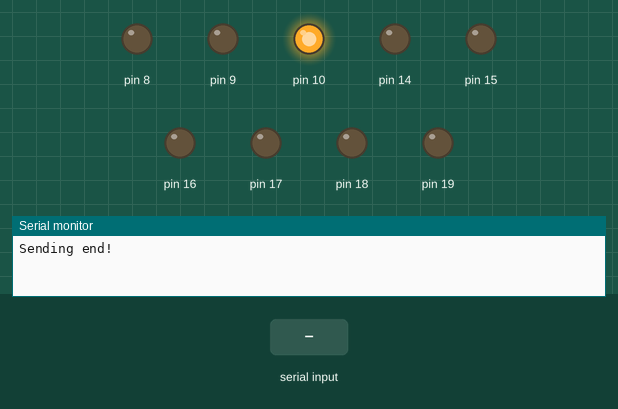
Recording of a sketch running on a simulated Arduino Uno, built with avr-gcc and run on an emulated ATmega328P. On the bench: output pins drawn as LEDs (lit = HIGH), the last lines printed to the serial monitor. Inputs (shaded band) come from the test bench.

Above: at 1.2 s.
1.3 s: byte 30 received over Serial
At 2.1 s:
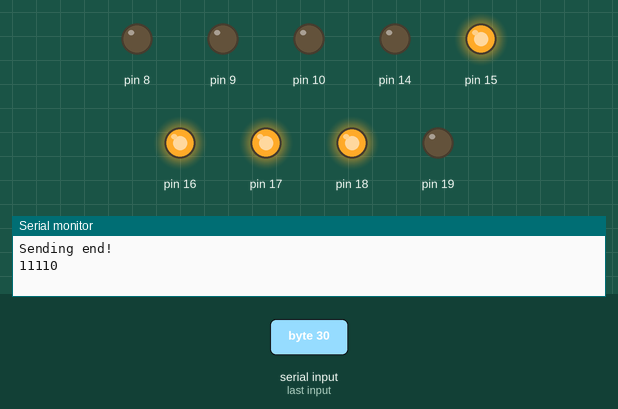
2.8 s: byte 90 received over Serial
At 3.2 s:
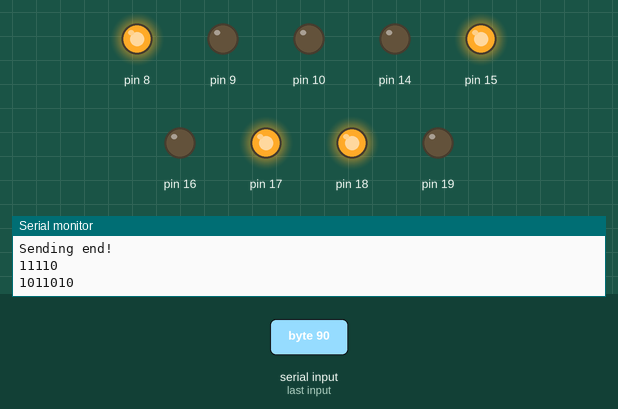
4.3 s: byte 120 received over Serial
At 5.5 s:
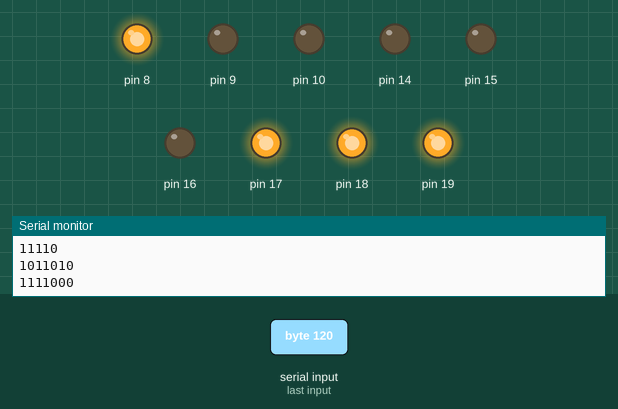
Timing chart, 0 to 7.3 s (numbered marks = the images above; inputs shaded):
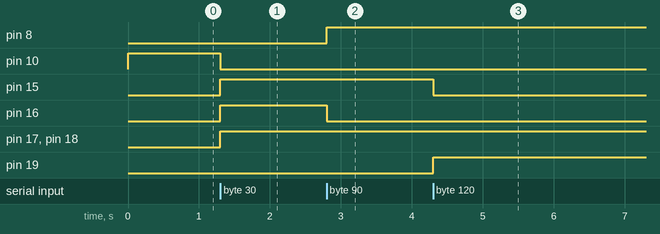

Measured:
- after the input at 1.3 s, pin 10: HIGH → LOW at once; pin 15–18: LOW → HIGH at once
- after the input at 2.8 s, pin 8: LOW → HIGH at once; pin 16: HIGH → LOW at once
- after the input at 4.3 s, pin 15: HIGH → LOW at once; pin 19: LOW → HIGH at once

The sketch:

fomenko_spi_master.ino
```cpp
#include <SPI.h>
// TODO: in Release Candidate redefine vaska as if(0)
#define vaska if(1)

unsigned char fight = 0;

void setup() {
  Serial.begin(19200);

  // start the SPI library:
  SPI.begin();

  // corresponds to leds:
  //         654321
  DDRC = 0b00111111;
  //             87
  DDRB = 0b00000011;
//  SPSR |=1;
  pinMode(10,OUTPUT);
  pinMode(11,OUTPUT);
  pinMode(12,INPUT);
  pinMode(13,OUTPUT);
  vaska Serial.println("Sending end!");

}

unsigned char i=1;
void loop() {
  if (Serial.available()){
    fight = Serial.read();
    digitalWrite(10,LOW);
    SPI.transfer(fight);
    digitalWrite(10,HIGH);
    lightUp(fight);
  }

}

void lightUp(unsigned char bight)
{
  vaska Serial.println(bight, BIN);
  PORTC = bight;
  PORTB = bight >> 6;
}
```
